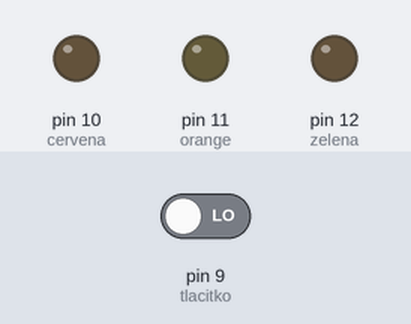
Bench run of a program on a simulated Arduino Nano, built with avr-gcc and run on an emulated ATmega328P. Shown: output pins drawn as LEDs (lit = HIGH). The test bench sets the inputs (shaded band); at power-on: pin 9 (tlacitko) LOW.

Above: at 1.2 s.
1.3 s: pin 9 (tlacitko) driven HIGH
At 1.8 s:
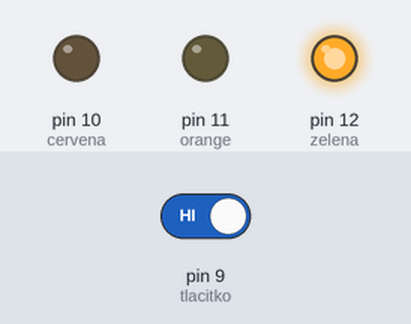
At 11.0 s:
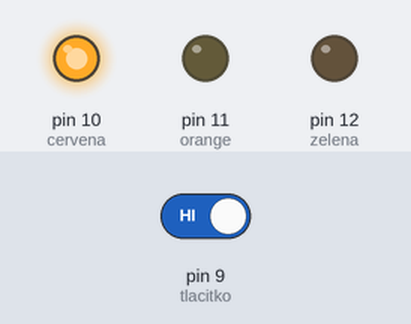
Timing chart, 0 to 11.8 s (numbered marks = the images above; inputs shaded):
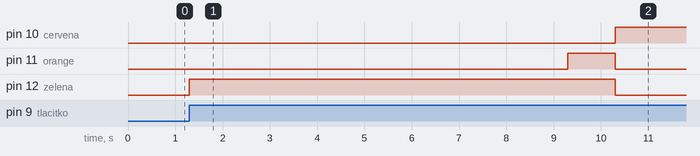

Measured:
- after the input at 1.3 s, pin 10 (cervena): LOW → HIGH after 9.0 s; pin 11 (orange): LOW → HIGH after 8.0 s, → LOW 1.0 s later; pin 12 (zelena): LOW → HIGH at once, → LOW 9.0 s later

The program:

main.cpp
```cpp
#include <Arduino.h>

int zelena = 12;
int orange = 11;
int cervena = 10;
int tlacitko = 9;

void setup(){
  pinMode(zelena, OUTPUT);
  pinMode(orange, OUTPUT);
  pinMode(cervena, OUTPUT);
}

void loop() {
if (digitalRead(tlacitko) == HIGH) {
  digitalWrite(zelena, HIGH);
  delay(8000);
  digitalWrite(orange, HIGH);
  delay(1000);
  digitalWrite(orange, LOW);
  digitalWrite(zelena, LOW);
  digitalWrite(cervena, HIGH);
  delay(10000);
  digitalWrite(zelena, LOW);
  digitalWrite(orange, HIGH);
  delay(1000);
  digitalWrite(orange, LOW);
  }
}
```
